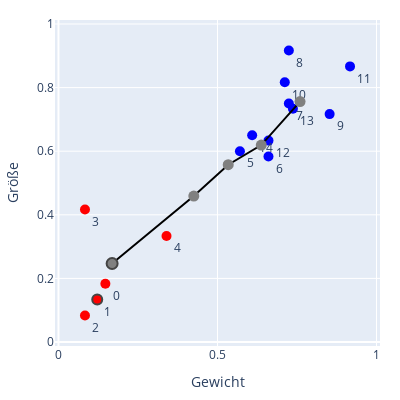

The code cell stored with this chart in its notebook:
### Code cell
somEx2.neu_lernen(mitPlot=True)

### Figure 1 — Plotly figure (JSON) as saved in the notebook; plotly's stock layout.template omitted (floating-point values rounded to 4 significant figures)
{"data": [{"marker": {"color": "red", "size": 10}, "mode": "markers+text", "showlegend": false, "text": ["0", "1", "2", "3", "4"], "textposition": "bottom right", "type": "scatter", "x": [0.1474, 0.1218, 0.08333, 0.08333, 0.3397], "y": [0.1833, 0.1333, 0.08333, 0.4167, 0.3333]}, {"marker": {"color": "blue", "size": 10}, "mode": "markers+text", "showlegend": false, "text": ["5", "6", "7", "8", "9", "10", "11", "12", "13", "14"], "textposition": "bottom right", "type": "scatter", "x": [0.5705, 0.6603, 0.7244, 0.7244, 0.8526, 0.7115, 0.9167, 0.6603, 0.7372, 0.609], "y": [0.6, 0.5833, 0.75, 0.9167, 0.7167, 0.8167, 0.8667, 0.6333, 0.7333, 0.65]}, {"marker": {"color": "rgba(255, 182, 193, 0.0)", "line": {"width": 2}, "size": 10}, "mode": "markers", "showlegend": false, "textposition": "bottom right", "type": "scatter", "x": [0.1218], "y": [0.1333]}, {"line": {"color": "black", "width": 2}, "marker": {"color": "grey", "size": 11}, "mode": "lines+markers", "showlegend": false, "textposition": "bottom right", "type": "scatter", "x": [0.1687, 0.4254, 0.5337, 0.6376, 0.7595], "y": [0.2469, 0.4589, 0.5575, 0.6192, 0.7559]}, {"marker": {"color": "rgba(255, 182, 193, 0.0)", "line": {"width": 2}, "size": 11}, "mode": "markers", "showlegend": false, "textposition": "bottom right", "type": "scatter", "x": [0.1687], "y": [0.2469]}], "layout": {"height": 400, "margin": {"b": 20, "l": 20, "r": 20, "t": 20}, "width": 400, "xaxis": {"domain": [0, 1], "range": [0, 1], "title": {"text": "Gewicht"}, "type": "linear"}, "yaxis": {"domain": [0, 1], "range": [-0.009375, 1.009], "scaleanchor": "x", "scaleratio": 1, "title": {"text": "Größe"}, "type": "linear"}}}
